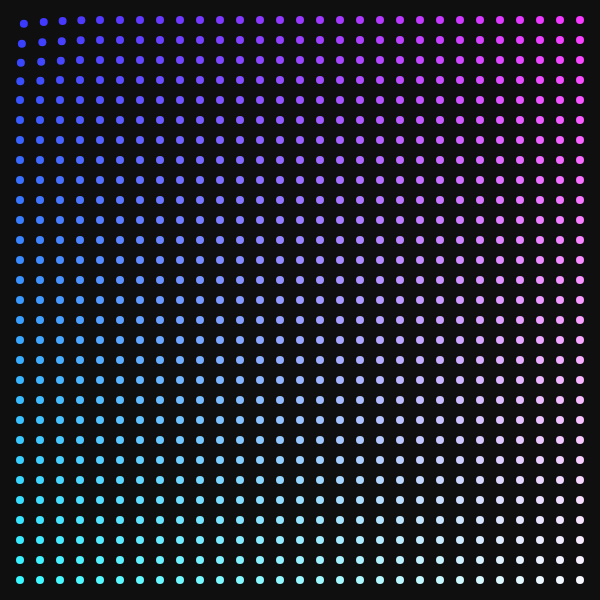
Frame 1 (no input)
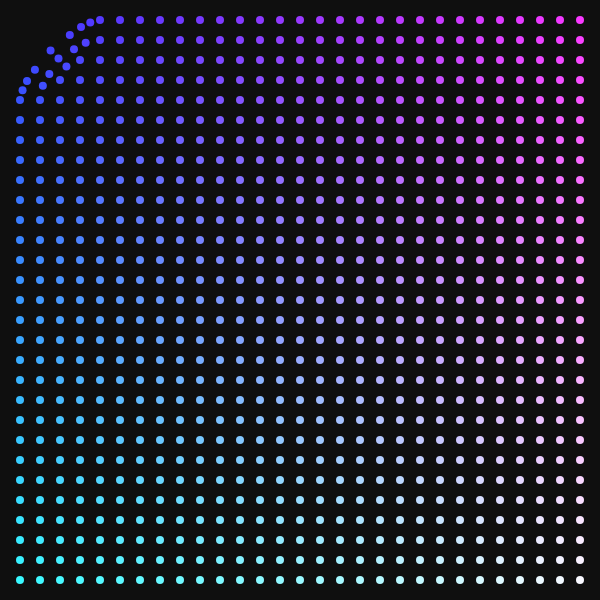
Frame 60 (no input)
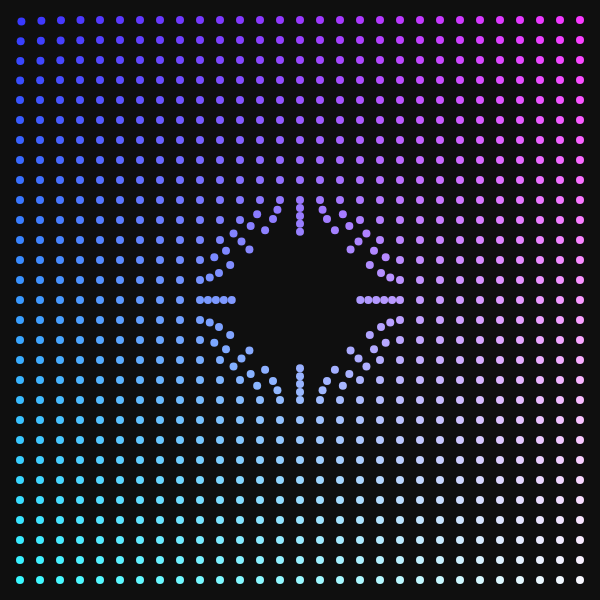
Frame 120 (the mouse pressed at the canvas centre since frame 60)

The p5.js sketch that drew these frames (run headless with seeded random() and noise() and a simulated clock; from frame 60 on, the mouse is pressed at the canvas centre):

// p5.js sketch
// ── sketch.js
let dots = [];

function setup() {
  createCanvas(600, 600);

  for (let x = 20; x < width; x += 20) {
    for (let y = 20; y < height; y += 20) {
      dots.push({
        x: x,
        y: y,
        homeX: x,
        homeY: y
      });
    }
  }

  noStroke();
}

function draw() {
  background(15);

  for (let d of dots) {
    let distance = dist(mouseX, mouseY, d.x, d.y);

    if (distance < 100) {
      let angle = atan2(d.y - mouseY, d.x - mouseX);
      let force = map(distance, 0, 100, 8, 0);

      d.x += cos(angle) * force;
      d.y += sin(angle) * force;
    }

    // Return to original position
    d.x = lerp(d.x, d.homeX, 0.05);
    d.y = lerp(d.y, d.homeY, 0.05);

    fill(
      map(d.x, 0, width, 50, 255),
      map(d.y, 0, height, 50, 255),
      255
    );

    circle(d.x, d.y, 8);
  }
}
